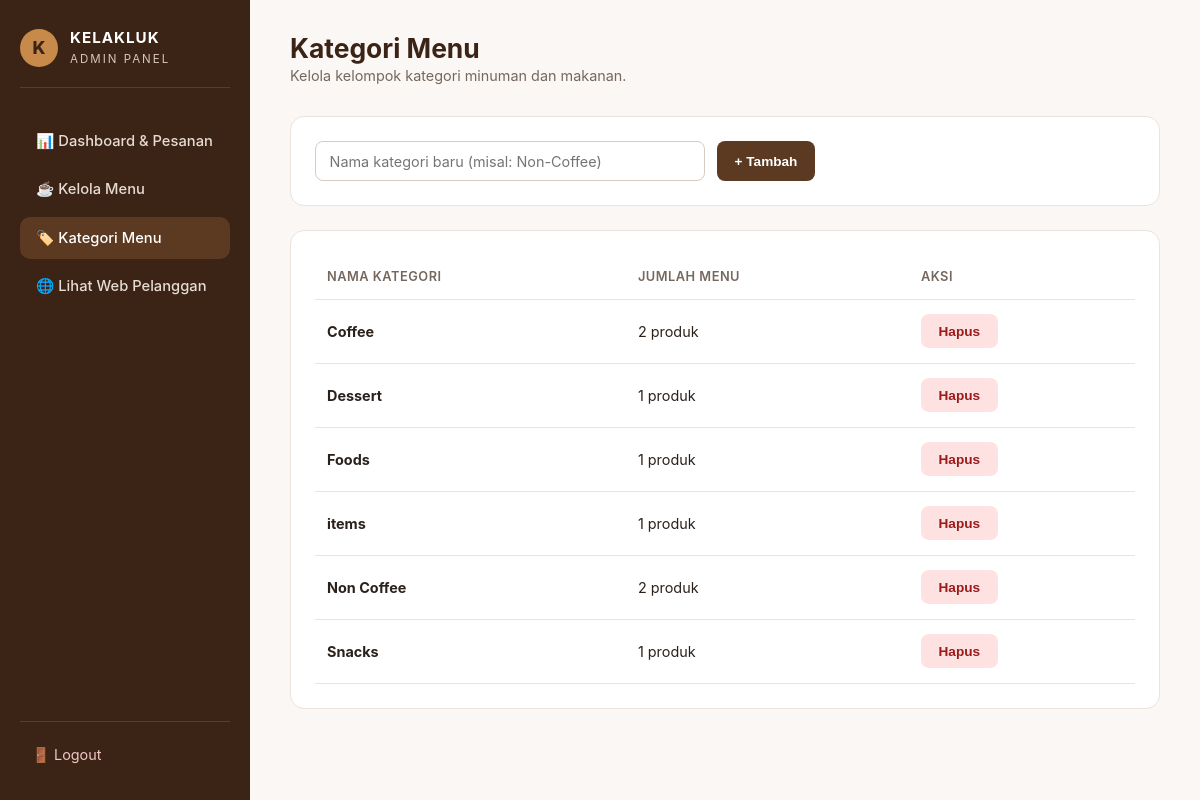
Screenshot of /admin/categories.php (signed in) with the database file from the repository.
### tables this page shows
CREATE TABLE `categories` (
  `id` int(11) NOT NULL,
  `nama_kategori` varchar(100) NOT NULL,
  `gambar` varchar(255) DEFAULT NULL
);

### admin/auth_check.php (called while the page is built, shortened)
<?php
function e($value) {
    return htmlspecialchars((string) $value, ENT_QUOTES, 'UTF-8');
}

### admin/categories.php (the view, shortened to what this page needs)
<?php
require_once 'auth_check.php';
$categories = $conn->query("
    SELECT categories.*, COUNT(products.id) AS total_produk
    FROM categories
    LEFT JOIN products ON products.category_id = categories.id
    GROUP BY categories.id
    ORDER BY categories.nama_kategori ASC
")->fetchAll();
?>
<!DOCTYPE html>
<html lang="id">
<head>
    <link rel="stylesheet" href="../assets/css/admin.css">
</head>
<body>
    <aside class="admin-sidebar">
        <div>
            <a href="dashboard.php" class="admin-brand">
                <span class="admin-brand-mark">K</span>
                <span>
                    <strong>KELAKLUK</strong>
                    <small>ADMIN PANEL</small>
                </span>
            </a>
            <nav class="admin-nav">
                <a href="dashboard.php">📊 Dashboard & Pesanan</a>
                <a href="products.php">☕ Kelola Menu</a>
                <a href="categories.php" class="active">🏷️ Kategori Menu</a>
                <a href="../pages/home.php" target="_blank">🌐 Lihat Web Pelanggan</a>
            </nav>
        </div>
        <div class="admin-sidebar-footer">
            <a href="../auth/logout.php">🚪 Logout</a>
        </div>
    </aside>
    <main class="admin-main">
        <div class="admin-topbar">
            <div>
                <h1>Kategori Menu</h1>
                <p>Kelola kelompok kategori minuman dan makanan.</p>
            </div>
        </div>
        <section class="admin-card">
            <form method="POST" style="display: flex; gap: 0.75rem; max-width: 500px;">
                <input type="text" name="nama_kategori" class="form-control" placeholder="Nama kategori baru (misal: Non-Coffee)" required style="flex: 1;">
                <button type="submit" class="btn btn-primary">+ Tambah</button>
            </form>
        </section>
        <section class="admin-card">
            <div class="table-responsive">
                <table class="admin-table">
                    <thead>
                        <tr>
                            <th>Nama Kategori</th>
                            <th>Jumlah Menu</th>
                            <th>Aksi</th>
                        </tr>
                    </thead>
                    <tbody>
                        <?php foreach ($categories as $cat): ?>
                            <tr>
                                <td><strong><?= e($cat['nama_kategori']); ?></strong></td>
                                <td><?= (int) $cat['total_produk']; ?> produk</td>
                                <td>
                                    <form method="POST" onsubmit="return confirm('Hapus kategori ini?');">
                                        <button type="submit" class="btn btn-danger">Hapus</button>
                                    </form>
                                </td>
                            </tr>
                        <?php endforeach; ?>
                    </tbody>
                </table>
            </div>
        </section>
    </main>
</body>
</html>

### assets/css/admin.css (style rules this page uses)
:root { --coffee-dark: #3b2416; --coffee-primary: #5c3a21; --coffee-accent: #c88a4b; --cream-bg: #faf7f4; --card-bg: #ffffff; --text-main: #2b211b; --text-muted: #75675e; --border-color: #ebe3dc; }
* { box-sizing: border-box; margin: 0; padding: 0; }
body { font-family: -apple-system, BlinkMacSystemFont, "Segoe UI", Roboto, sans-serif; background-color: var(--cream-bg); color: var(--text-main); display: flex; min-height: 100vh; }
.admin-sidebar { width: 250px; background-color: var(--coffee-dark); color: #fff; padding: 1.75rem 1.25rem; display: flex; flex-direction: column; justify-content: space-between; position: fixed; top: 0; bottom: 0; left: 0; }
.admin-brand { display: flex; align-items: center; gap: 0.75rem; text-decoration: none; color: #fff; margin-bottom: 2rem; padding-bottom: 1.25rem; border-bottom: 1px solid rgba(255, 255, 255, 0.12); }
.admin-brand-mark { width: 38px; height: 38px; border-radius: 50%; background: var(--coffee-accent); color: var(--coffee-dark); font-weight: 800; display: grid; place-items: center; font-size: 1.1rem; }
.admin-brand strong { display: block; letter-spacing: 1px; font-size: 0.95rem; }
.admin-brand small { color: #d6c5b8; font-size: 0.72rem; letter-spacing: 2px; }
.admin-nav { display: flex; flex-direction: column; gap: 0.4rem; }
.admin-nav a { color: #e6dcd4; text-decoration: none; padding: 0.75rem 1rem; border-radius: 10px; font-size: 0.92rem; font-weight: 500; transition: 0.2s; }
.admin-nav a:hover, .admin-nav a.active { background-color: var(--coffee-primary); color: #fff; }
.admin-sidebar-footer { border-top: 1px solid rgba(255, 255, 255, 0.12); padding-top: 1rem; display: flex; flex-direction: column; gap: 0.5rem; }
.admin-sidebar-footer a { color: #f3c6c6; text-decoration: none; font-size: 0.9rem; padding: 0.5rem 0.75rem; }
.admin-main { margin-left: 250px; flex: 1; padding: 2rem 2.5rem; }
.admin-topbar { display: flex; justify-content: space-between; align-items: center; margin-bottom: 2rem; }
.admin-topbar h1 { font-size: 1.65rem; color: var(--coffee-dark); }
.admin-topbar p { color: var(--text-muted); font-size: 0.9rem; margin-top: 0.2rem; }
.admin-card { background: var(--card-bg); border: 1px solid var(--border-color); border-radius: 14px; padding: 1.5rem; margin-bottom: 1.5rem; }
.table-responsive { overflow-x: auto; }
.admin-table { width: 100%; border-collapse: collapse; font-size: 0.9rem; }
.admin-table th, .admin-table td { padding: 0.9rem 0.75rem; text-align: left; border-bottom: 1px solid var(--border-color); vertical-align: middle; }
.admin-table th { color: var(--text-muted); font-weight: 600; font-size: 0.8rem; text-transform: uppercase; letter-spacing: 0.5px; }
.form-control { padding: 0.65rem 0.85rem; border: 1px solid #d6ccc4; border-radius: 8px; font-size: 0.9rem; font-family: inherit; }
.btn { padding: 0.6rem 1.1rem; border: none; border-radius: 8px; font-size: 0.85rem; font-weight: 600; cursor: pointer; text-decoration: none; display: inline-flex; align-items: center; gap: 0.4rem; }
.btn-primary { background: var(--coffee-primary); color: #fff; }
.btn-danger { background: #fee2e2; color: #991b1b; }

### rows the page displays
categories: nama_kategori "Coffee", total_produk "2"
categories: nama_kategori "Dessert", total_produk "1"
categories: nama_kategori "Foods", total_produk "1"
categories: nama_kategori "items", total_produk "1"
categories: nama_kategori "Non Coffee", total_produk "2"
categories: nama_kategori "Snacks", total_produk "1"
